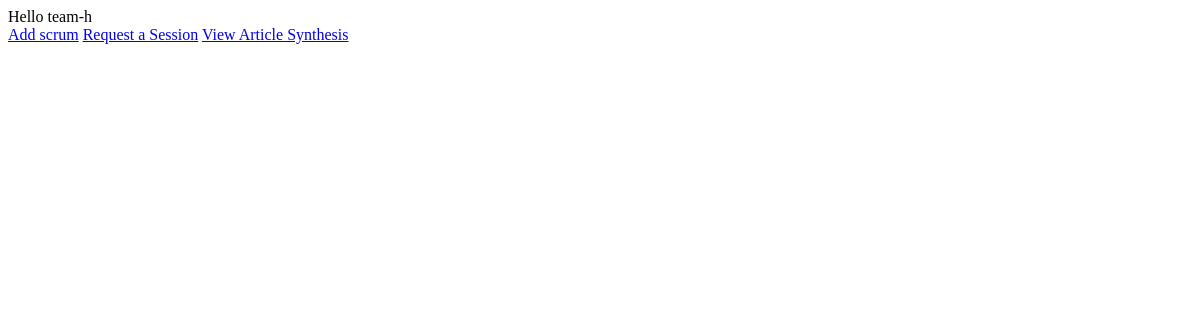
The app's page /ironman/ (signed in), older data.
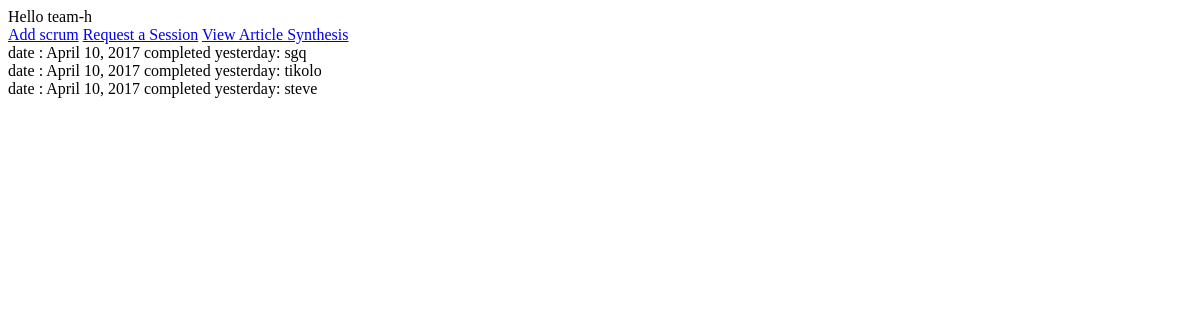
The same page, newer data.
### ironman/models.py (models this page shows, shortened)
class Scrum(models.Model): #TODO: ownership
    comp_yest = models.TextField(max_length=500 )
    roadblk = models.CharField(max_length=500,blank=True)
    plan_tdy = models.CharField(max_length=500)
    learning = models.CharField(max_length=500,blank=True)
    date = models.DateField(default='2011-11-11')
    created_by = models.CharField(max_length=50)
    project = models.ForeignKey(Project, blank=True, null=True)

### ironman/views.py (the view)
def ironmanHome(request):
    user = request.user
    scrums = Scrum.objects.filter(created_by = user)
    return render(request, 'ironmanHome.html', {'scrums':scrums})

### ironman/templates/ironmanHome.html (shortened to what this page needs)
<!DOCTYPE html>
<html lang="en">
<head>
</head>
<body>
    Hello {{ user }} <br>
    <a href ="add_scrum/"> Add scrum</a>
    <a href ="request/"> Request a Session</a>
    <a href = "synthesis/">View Article Synthesis</a>
<br>
{% for scrum in scrums %}
    date : {{ scrum.date }}
   completed yesterday: {{ scrum.comp_yest }} <br>
{% endfor %}
</body>
</html>

Row changes from the older to the newer data that the page shows:
added Scrum: date "April 10, 2017", comp_yest "sgq"
added Scrum: date "April 10, 2017", comp_yest "tikolo"
added Scrum: date "April 10, 2017", comp_yest "steve"
